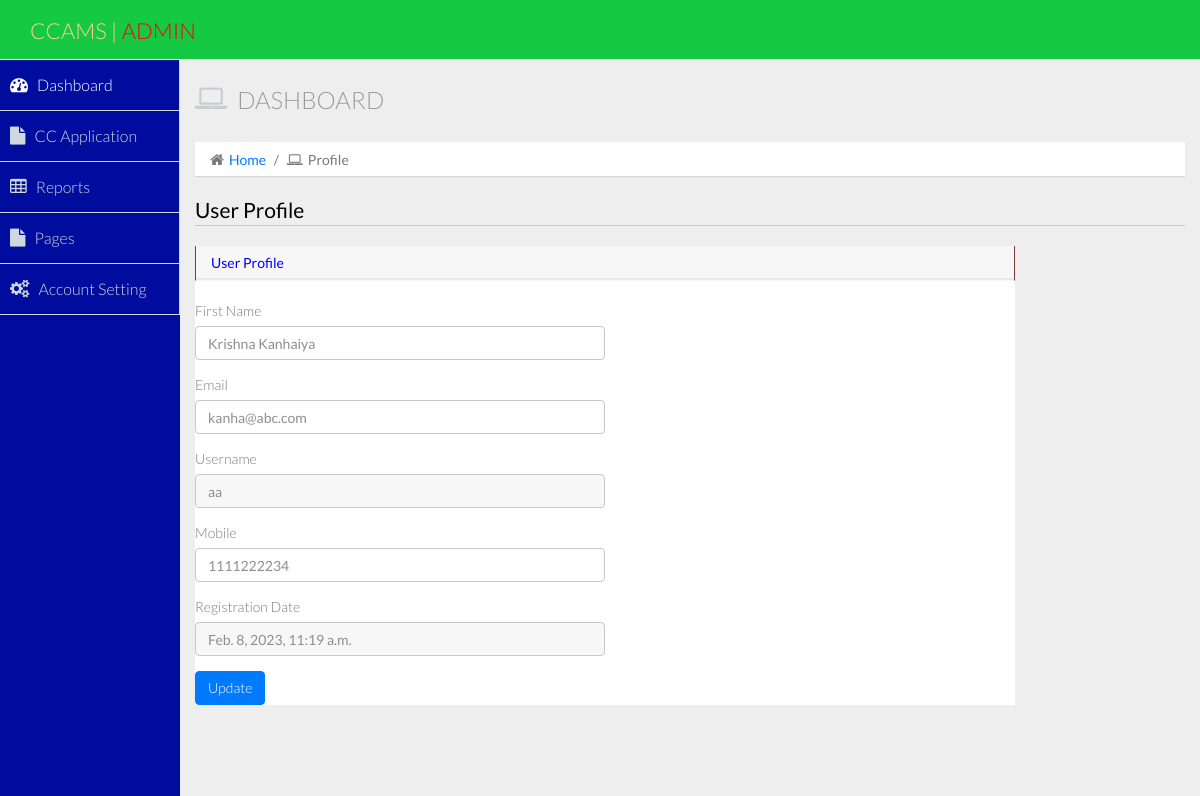
The app's page /profile/ (signed in) with its own data.
### myapp/models.py (models this page shows, shortened)
class Subbanker(models.Model):
    user = models.ForeignKey(User, on_delete=models.CASCADE, null=True, blank=True)
    mobile = models.CharField(max_length=100, null=True, blank=True)
    creationdate = models.DateTimeField(auto_now_add=True)

### myapp/views.py (the view, shortened to what this page needs)
# urls.py: path('profile/', profile, name="profile"),
@login_required(login_url='/authentication_login/')
def profile(request):
    data = Subbanker.objects.get(user=request.user)
    return render(request, "profile.html", locals())

### myapp/templatetags/custom_tags.py (called while the page is built)
@register.filter(name="mystrip")
def mystrip(data):
    data = data[1:-1]
    return data

### myapp/templates/profile.html (shortened to what this page needs)
{% extends 'admin_index.html' %}
{% load static %}
{% block body %}
<legend style="color:black">User Profile</legend>
    <div class="row">
          <div class="col-lg-10">
            <section class="panel">
              <header style="color:blue" class="panel-heading">
                User Profile
              </header>
                <br>
<section class="content">
      <div class="container">
<div class="card card-default">
          <div class="card-body">
            <div class="row">
              <div class="col-md-6">
                  <form action="" method="post" enctype="multipart/form-data">
                  <div class="row">
                     <div class="col-12 form-group">
                         <label>First Name</label>
                         <input type="text" class="form-control p-4" name="firstname"  placeholder="Firstname" required="required" value="{{data.user.first_name}}">
                      </div>
                       <div class="col-12 form-group">
                           <label>Email</label>
                         <input type="email" class="form-control p-4" name="email" placeholder="Email" required="required" value="{{data.user.email}}">
                       </div>
                       <div class="col-12 form-group">
                           <label>Username</label>
                         <input type="text" class="form-control p-4" name="username" required="required" value="{{data.user.username}}"readonly>
                       </div>
                       <div class="col-12 form-group">
                           <label>Mobile</label>
                         <input type="text" class="form-control p-4" name="mobile" placeholder="Contact Number" required="required" value="{{data.mobile}}" >
                       </div>
                      <div class="col-12 form-group">
                          <label>Registration Date</label>
                         <input type="text" class="form-control p-4" name="creationdate" required="required" value="{{data.creationdate}}"readonly>
                       </div>
                    <div>
                     <button class="btn btn-primary py-1 px-3" type="submit">Update</button>
                   </div>
                  </div>
                   </form>
                </div>
            </div>
          </div>
        </div>
      </div>
</section>
</div>
{% endblock %}

### records on screen
Subbanker: firstname "Krishna Kanhaiya", email "kanha@abc.com", username "aa", mobile "1111222234", creationdate "Feb. 8, 2023, 11:19 a.m."

### other values on screen
{{ request.path|mystrip|title }} "Profile"
